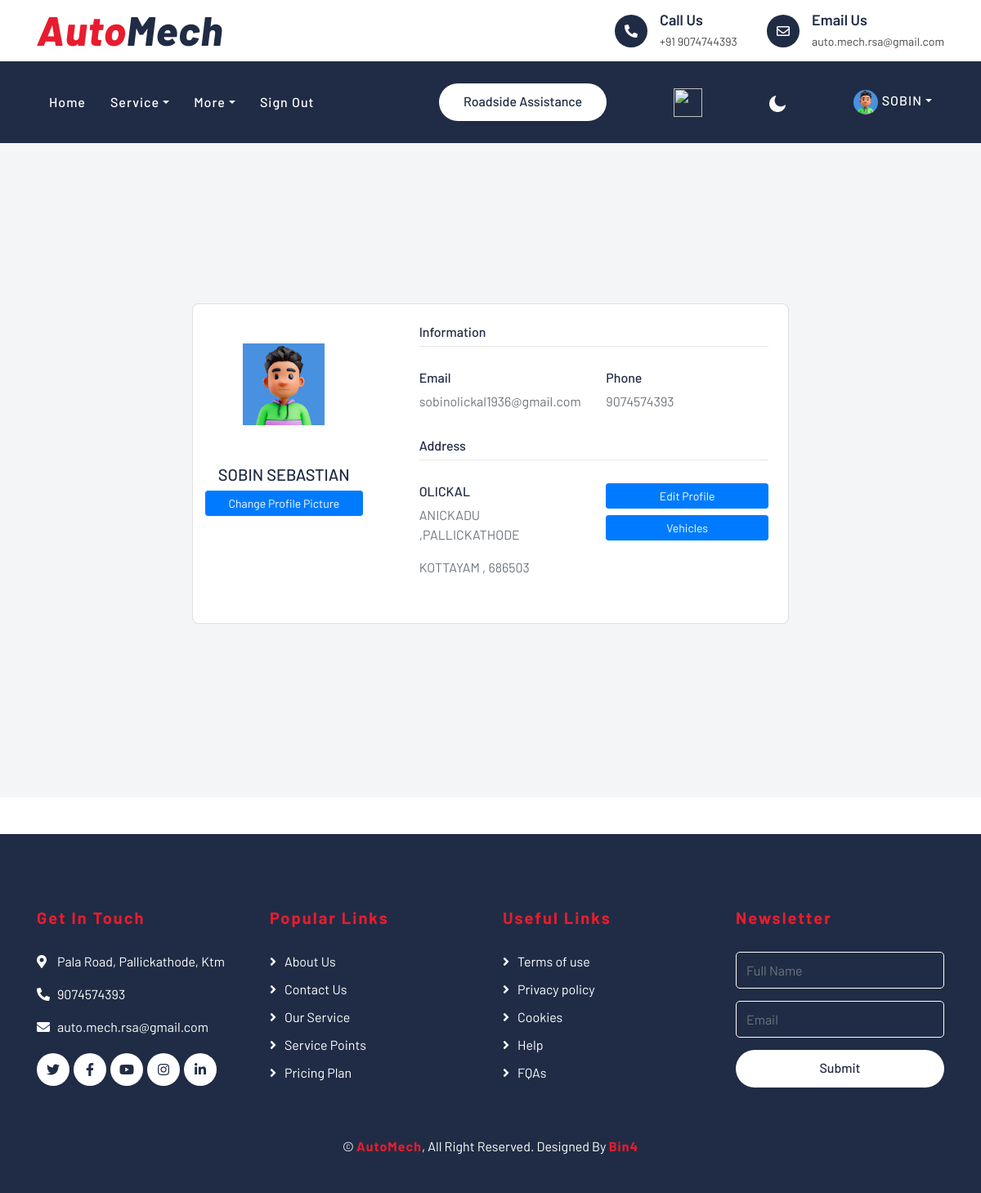
Page /account/profile/ (signed in) on the committed database.
### client/models.py (models this page shows, shortened)
class UserInfo(models.Model):
    client = models.OneToOneField(Client, on_delete=models.CASCADE)
    contact_no = models.CharField(max_length=11)
    address=models.CharField(max_length=100,null=True)
    place = models.CharField(max_length=100)
    city = models.CharField(max_length=100)
    district = models.CharField(max_length=100)
    pincode = models.CharField(max_length=6)
    profile_picture = models.ImageField(upload_to='profile_pictures/', blank=True, null=True)

class User(AbstractUser):
    email=models.EmailField(max_length=100,unique=True)
    USERNAME_FIELD='email'
    REQUIRED_FIELDS=['first_name', 'last_name']
    class Role(models.TextChoices):
        ADMIN="ADMIN",'Admin'
        MECHANIC="MECHANIC",'Mechanic'
        MANAGER="MANAGER",'Manager'
        CLIENT="CLIENT",'Client'
    slug = models.SlugField(unique=True,blank=True)
    base_role = Role.CLIENT
    role = models.CharField(max_length=50, choices=Role.choices)
    objects = CustomUserManager()

### client/views.py (the view)
# urls.py: path('account/profile/',views.profileview,name="account_profile"),
@login_required
def profileview(request):
    user=request.user
    id=user.id
    user_to_update = User.objects.get(id=id)
    try:
        user_info = UserInfo.objects.get(client=user_to_update)
        if request.method == 'POST':
            form = ProfileForm(request.POST)
            form1 = ProfileImage(request.POST,request.FILES)
            if form1.is_valid():
                user_info.profile_picture=form1.cleaned_data['profile_picture']
                user_info.save()
                return redirect('account_profile')
            if form.is_valid():
                user_to_update.first_name =form.cleaned_data['f_name']
                user_to_update.last_name = form.cleaned_data['l_name']
                user_info.user=user
                user_info.contact_no = form.cleaned_data['contact_no']
                user_info.address = form.cleaned_data['address']
                user_info.place = form.cleaned_data['place']
                user_info.city = form.cleaned_data['city']
                user_info.district = form.cleaned_data['district']
                user_info.pincode = form.cleaned_data['pincode']
                user_info.save()
                user_to_update.save()
                return redirect('account_profile')
        else:
            form = ProfileForm()
            form1 = ProfileImage()
        response=render(request,'client/profile.html',{'form':form,'form1':form1,'uinfo':user_info})
        response['Cache-Control']='no-store,must-revalidate'
        return response
    except UserInfo.DoesNotExist:
        user_info = UserInfo()
        form = ProfileForm(request.POST)
        form1 = ProfileImage(request.POST,request.FILES)
        if request.method == 'POST':
            form = ProfileForm(request.POST)
            form1 = ProfileImage(request.POST,request.FILES)
            if form1.is_valid():
                user_info.profile_picture=form1.cleaned_data['profile_picture']
                user_info.save()
                return redirect('account_profile')
            if form.is_valid():
                user_to_update.first_name =form.cleaned_data['f_name']
                user_to_update.last_name = form.cleaned_data['l_name']
                user_info.client=user
                user_info.contact_no=form.cleaned_data['contact_no']
                user_info.place=form.cleaned_data['place']
                user_info.city=form.cleaned_data['city']
                user_info.district=form.cleaned_data['district']
                user_info.pincode=form.cleaned_data['pincode']
                user_info.save()
                user_to_update.save()
                return redirect('account_profile')
        messages.warning(request, 'Please Update Your Details!')
        response=render(request,'client/profile.html',{'form':form,'form1':form1})
        response['Cache-Control']='no-store,must-revalidate'
        return response

### templates/client/profile.html (shortened to what this page needs)
{% extends "client/base.html" %}
{%block content%}
<section class="vh-100" style="background-color: #f4f5f7;">
  <div class="container py-5 h-100">
    <div class="row d-flex justify-content-center align-items-center h-100">
      <div class="col col-lg-8 mb-4 mb-lg-0">
        <div class="card mb-3" style="border-radius: .5rem;">
          <div class="row g-0">
            <div class="col-md-4 gradient-custom text-center text-white"
              style="border-top-left-radius: .5rem; border-bottom-left-radius: .5rem;">
                {% if uinfo.profile_picture %}
                <img src="{{uinfo.profile_picture.url}}" alt="Avatar" class="img-fluid my-5" style="width: 100px;" />
                {% elif user.socialaccount_set.all.0.get_avatar_url %}
                  <img src="{{ user.socialaccount_set.all.0.get_avatar_url }}"  alt="Avatar" class="img-fluid my-5" style="width: 100px;" >
                {% else %}
                  <img src="/media/profile_pictures/default.jpg"   alt="Avatar" class="img-fluid my-5" style="width: 100px;" >
                {% endif %}
              <h5> {{ user.first_name }} {{ user.last_name }} </h5>
              <div class="col-12 mb-3">
                <div class="row">
                  <div class="col-12">
                    <button type="button" class="btn btn-primary btn-sm btn-block" data-toggle="modal" data-target="#exampleModal1">
                      Change Profile Picture
                    </button>
                  </div>
                </div>
              </div>
            </div>
            <div class="col-md-8">
              <div class="card-body p-4">
                <h6>Information</h6>
                <hr class="mt-0 mb-4">
                <div class="row pt-1">
                  <div class="col-6 mb-3">
                    <h6>Email</h6>
                    <p class="text-muted">{{ user.email }}</p>
                  </div>
                  <div class="col-6 mb-3">
                    <h6>Phone</h6>
                    <p class="text-muted">{{uinfo.contact_no}}</p>
                  </div>
                </div>
                <h6>Address</h6>
                <hr class="mt-0 mb-4">
                <div class="row pt-1">
                  <div class="col-6 mb-3">
                    <h6>{{uinfo.address}}</h6>
                    <p class="text-muted">{{uinfo.place}} ,{{uinfo.city}}</p>
                    <p class="text-muted">{{uinfo.district}} , {{uinfo.pincode}}</p>
                  </div>
                  <div class="col-6 mb-3">
                    <div class="row">
                      <div class="col-12">
                        <button type="button" class="btn btn-primary btn-sm btn-block" data-toggle="modal" data-target="#exampleModal">
                          Edit Profile
                        </button>
                      </div>
                    </div>
                    <div class="row mt-2">
                      <div class="col-12">
                        <a href="{% url 'my_vehicles' %}" id="" class="btn btn-primary btn-sm btn-block" > Vehicles </a>
                      </div>
                    </div>
                  </div>
                </div>
              </div>
            </div>
          </div>
        </div>
      </div>
    </div>
  </div>
</section>
{%endblock%}

### templates/client/base.html (shortened to what this page needs)
<!DOCTYPE html>
{% load static %} {% comment %} {% load socialaccount %} {% endcomment %}
<html lang="en">
  <head>
    <link href="https://stackpath.bootstrapcdn.com/bootstrap/4.4.1/css/bootstrap.min.css" rel="stylesheet" />
    <link href="https://cdnjs.cloudflare.com/ajax/libs/font-awesome/5.10.0/css/all.min.css" rel="stylesheet" />
    <link href="{% static 'lib/flaticon/font/flaticon.css' %}" rel="stylesheet" />
    <link href="{% static 'lib/animate/animate.min.css' %}" rel="stylesheet" />
    <link href="{% static 'lib/owlcarousel/assets/owl.carousel.min.css' %}" rel="stylesheet" />
    <link rel="stylesheet" href="https://unpkg.com/leaflet@1.9.4/dist/leaflet.css" />
    <link href="{% static 'css/style.css' %}" rel="stylesheet" />
  </head>
  <body>
    <div class="top-bar">
      <div class="container">
        <div class="row align-items-center">
          <div class="col-lg-4 col-md-12">
            <div class="logo">
              <a href="index.html">
                <h1>Auto<span>Mech</span></h1>
              </a>
            </div>
          </div>
          <div class="col-lg-8 col-md-7 d-none d-lg-block">
            <div class="row">
              <div class="col-4"></div>
              <div class="col-4">
                <div class="top-bar-item">
                  <div class="top-bar-icon">
                    <i class="fa fa-phone-alt"></i>
                  </div>
                  <div class="top-bar-text">
                    <h3>Call Us</h3>
                    <p>+91 9074744393</p>
                  </div>
                </div>
              </div>
              <div class="col-4">
                <div class="top-bar-item">
                  <div class="top-bar-icon">
                    <i class="far fa-envelope"></i>
                  </div>
                  <div class="top-bar-text">
                    <h3>Email Us</h3>
                    <p>auto.mech.rsa@gmail.com</p>
                  </div>
                </div>
              </div>
            </div>
          </div>
        </div>
      </div>
    </div>
    <div class="nav-bar">
      <div class="container">
        <nav class="navbar navbar-expand-lg bg-dark navbar-dark">
          <div class="collapse navbar-collapse justify-content-between" id="navbarCollapse">
            <div class="navbar-nav mr-auto">
              <a href="/" class="nav-item nav-link {% if request.path == '/' %}{% endif %}">Home</a>
              <div class="nav-item dropdown">
                <a href="#" class="nav-link dropdown-toggle" data-toggle="dropdown">Service</a>
              </div>
              <div class="nav-item dropdown">
                <a href="#" class="nav-link dropdown-toggle" data-toggle="dropdown">More</a>
              </div>
              {% if user.is_authenticated %}
                <a href="{% url 'custom_logout' %}" class="nav-item nav-link">Sign Out</a>
              {% endif %}
            </div>
            <div class="ml-auto">
              <a class="btn btn-custom" id="bookbtn" href="{% url 'rsarequest' %}">Roadside Assistance</a>
            </div>
            <div class="ml-auto">
              <a class="btn" href="{% url 'view_cart' %}"><img src="{% static 'img/add-cart.png' %}" width="35" height="35" /></a>
            </div>
            <div class="ml-auto">
              <img src="{% static 'img/moon.png' %}" id="dark_icon" width="20" height="20" />
            </div>
            <div class="navbar-nav ml-auto">
              {% if user.is_authenticated %}
                <div class="nav-item dropdown">
                  <a href="#" class="nav-link dropdown-toggle" data-toggle="dropdown" id="olaid">
                    {% if uinfo.profile_picture %}
          <img
              src="{{uinfo.profile_picture.url}}"
              alt="user-avatar"
              width="30" height="30"
              id="uploadedAvatar"
              class="rounded-circle"
              />
          {% elif user.socialaccount_set.all.0.get_avatar_url %}
            <img src="{{ user.socialaccount_set.all.0.get_avatar_url }}" class="rounded-circle" alt="Google Profile" width="30" height="30">
          {% else %}
            <img src="/media/profile_pictures/default.jpg"  class="rounded-circle" alt="Default Profile"  width="30" height="30">
          {% endif %}
                    {{ user.first_name }}</a>
                </div>
              {% endif %}
            </div>
          </div>
        </nav>
      </div>
    </div>
     {% block content %}
    {% endblock %}
    <div id="toast-container" class="position-absolute top-0 end-0 p-3">
    </div>
    <div class="footer">
      <div class="container">
        <div class="row">
          <div class="col-lg-3 col-md-6">
            <div class="footer-contact">
              <h2>Get In Touch</h2>
              <p>
                <i class="fa fa-map-marker-alt"></i>Pala Road, Pallickathode, Ktm
              </p>
              <p>
                <i class="fa fa-phone-alt"></i>9074574393
              </p>
              <p>
                <i class="fa fa-envelope"></i>auto.mech.rsa@gmail.com
              </p>
              <div class="footer-social">
                <a class="btn" href=""><i class="fab fa-twitter"></i></a>
                <a class="btn" href=""><i class="fab fa-facebook-f"></i></a>
                <a class="btn" href=""><i class="fab fa-youtube"></i></a>
                <a class="btn" href=""><i class="fab fa-instagram"></i></a>
                <a class="btn" href=""><i class="fab fa-linkedin-in"></i></a>
              </div>
            </div>
          </div>
          <div class="col-lg-3 col-md-6">
            <div class="footer-link">
              <h2>Popular Links</h2>
              <a href="">About Us</a>
              <a href="">Contact Us</a>
              <a href="">Our Service</a>
              <a href="{% url 'map_view' %}">Service Points</a>
              <a href="{% url 'service_cost_finder' %}">Pricing Plan</a>
            </div>
          </div>
          <div class="col-lg-3 col-md-6">
            <div class="footer-link">
              <h2>Useful Links</h2>
              <a href="{% url 'terms' %}" >Terms of use</a>
              <a href="{% url 'privacy' %}">Privacy policy</a>
              <a href="">Cookies</a>
              <a href="">Help</a>
              <a href="">FQAs</a>
            </div>
          </div>
          <div class="col-lg-3 col-md-6">
            <div class="footer-newsletter">
              <h2>Newsletter</h2>
              <form>
                <input class="form-control" placeholder="Full Name" />
                <input class="form-control" placeholder="Email" />
                <button class="btn btn-custom">Submit</button>
              </form>
            </div>
          </div>
        </div>
      </div>
      <div class="container copyright">
        <p>
          &copy; <a href="#">AutoMech</a>, All Right Reserved. Designed By
          <a href="https://.com">Bin4</a>
        </p>
      </div>
    </div>
    {% load sweetify %} {% sweetify %}
  </body>
</html>

### rows in the picture
UserInfo: profile_picture (picture), contact_no "9074574393", address "OLICKAL", place "ANICKADU", city "PALLICKATHODE", district "KOTTAYAM", pincode "686503"
User: first_name "SOBIN", last_name "SEBASTIAN", email "sobinolickal1936@gmail.com"
